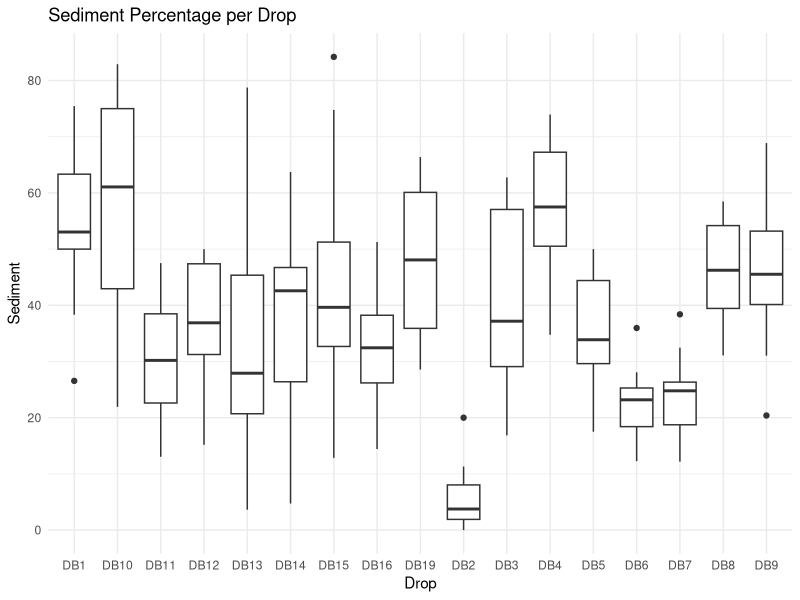

R code for this plot: (Note: this script raises an error after producing the figure.)

# Doubtless bay percent cover
################################

# Setting up data

## Set Working directory
setwd("C:/Users/yassy/OneDrive - Victoria University of Wellington - STAFF/PhD/Video_Analysis_Communities/DoubtlessBay")


## Load in data frame

library(readr)
db_df <- read.csv("DB_PercentCover.csv")


# CHECK rows add to 100

## Identify metadata and species columns
metadata_cols <- c("Image.ID", "Image.name", "Location", "Drop", "Depth", "Latitude", "Longitude", "Site", "Sediment_mean", "Sediment_cat")
species_cols <- setdiff(names(db_df), metadata_cols)

## Calculate row sums for percent cover columns
db_df$row_sum <- rowSums(db_df[species_cols], na.rm = TRUE)

## Check summary statistics for row sums
summary(db_df$row_sum)
View(db_df)

# Delete row_sum
library(dplyr)
db_df <- db_df %>% select(-row_sum)



# Remove "Other"

db_df_no_other <- db_df %>%
  select(-Other)

## Identify metadata columns
metadata_cols <- c("Image.ID", "Image.name", "Location", "Drop", "Depth", "Latitude", "Longitude", "Site", "Sediment_mean", "Sediment_cat")
## Identify species columns (excluding "Other")
species_cols <- setdiff(names(db_df_no_other), metadata_cols)

## Calculate the sum of percent cover for each image (excluding "Other")
db_df_no_other <- db_df_no_other %>%
  rowwise() %>%
  mutate(total_cover = sum(c_across(all_of(species_cols)), na.rm = TRUE)) %>%
  ungroup()

## Rescale each species column so the sum is 100% per image
db_df_final <- db_df_no_other %>%
  mutate(across(all_of(species_cols), ~ .x / total_cover * 100))


# CHECK rows add to 100

## Calculate the row sums of the species columns
db_df_final <- db_df_final %>%
  rowwise() %>%
  mutate(row_sum = sum(c_across(all_of(species_cols)), na.rm = TRUE)) %>%
  ungroup()

# Check the summary of row_sum
summary(db_df_final$row_sum)

# REMOVE row_sum and total_cover
db_df_final <- db_df_final %>% select(-row_sum, -total_cover)


## Split into categories

meta <- db_df_final[, 1:8]                      # Drop, Site, etc
groups <- db_df_final[, 9:ncol(db_df_final)]          # Groups of species


##########################################

# Investigation

#####
## Plot sediment % per site
#####

library(ggplot2)

ggplot(db_df_final, aes(x = Drop, y = Sediment)) + 
  geom_boxplot() + 
  theme_minimal() + 
  labs(title = "Sediment Percentage per Drop")



######
## PERMANOVA - sediment predictor of community composition
######

# Remove "Sediment"

db_df_no_sedi <- db_df_final %>%
  select(-Sediment)

## Identify metadata columns
metadata_cols <- c("Image.ID", "Image.name", "Location", "Drop", "Depth", "Latitude", "Longitude", "Site", "Sediment_mean", "Sediment_cat")
## Identify species columns (excluding "Other")
species_cols <- setdiff(names(db_df_no_sedi), metadata_cols)

## Calculate the sum of percent cover for each image (excluding "Other")
db_df_no_sedi <- db_df_no_sedi %>%
  rowwise() %>%
  mutate(total_cover = sum(c_across(all_of(species_cols)), na.rm = TRUE)) %>%
  ungroup()

## Rescale each species column so the sum is 100% per image
db_df_no_sedi_final <- db_df_no_sedi %>%
  mutate(across(all_of(species_cols), ~ .x / total_cover * 100))

# REMOVE and total_cover
db_df_no_sedi_final <- db_df_no_sedi_final %>% select(-total_cover)


no_sedi_nosed <- db_df_no_sedi_final %>%
  select(-c(1:8))  # Exclude sediment and metadata

sediment_vector <- db_df_final$Sediment

# No sediment - continuous sediment vector
set.seed(777)
adonis2(no_sedi_nosed ~ sediment_vector, method = "bray", permutations = 999)

# With sediment
adonis2(groups ~ sediment_vector, method = "bray", permutations = 999)

# Drop permanova
drop_vector <- db_df_final$Drop
adonis2(no_sedi_nosed ~ drop_vector, method = "bray", permutations = 999)

# Depth permanova
adonis2(no_sedi_nosed ~ db_df_final$Depth, method = "bray", permutations = 999)


# create sediment categories
db_df_final <- db_df_final %>%
  mutate(Sediment_cat_3 = cut(
    Sediment,
    breaks = c(-Inf, 33, 66, Inf),
    labels = c("Low", "Medium", "High"),
    right = FALSE
  ))



# Categorical sediment vector
adonis2(no_sedi_nosed ~ db_df_final$Sediment_cat_3, method = "bray", permutations = 999)

# Post-hoc SIMPER
simper_res <- simper(no_sedi_nosed, db_df_final$Sediment_cat_3)


#############################################


# Mean sediment cover per drop and add as new column
library(dplyr)



db_df_final <- db_df_final %>%
  group_by(Drop) %>%
  mutate(Sediment_mean = mean(Sediment, na.rm = TRUE)) %>%
  ungroup() %>%
  mutate(Sediment_cat = cut(
    Sediment_mean,
    breaks = c(-Inf, 10, 25, 50, 75, Inf),
    labels = c("0–10%", "10–25%", "25–50%", "50–75%", "75–100%"),
    right = FALSE
  ))


## add sediment data to end of the df that excludes sediment
db_df_no_sedi_final <- db_df_no_sedi_final %>% left_join(db_df_final %>% select(Image.ID, Sediment_mean, Sediment_cat), by = "Image.ID")








# NMDS


## NMDS Ordination 
library(vegan)

set.seed(777)
nmds <- metaMDS(no_sedi_nosed, distance = "bray")


## Extract scores and add metadata
nmds_scores <- as.data.frame(scores(nmds)$sites)
nmds_scores$Drop <- db_df_no_sedi_final$Drop
nmds_scores$Image.ID <- db_df_no_sedi_final$Image.ID
nmds_scores$Sediment_mean <- db_df_no_sedi_final$Sediment_mean
nmds_scores$Sediment <- db_df_no_sedi_final$Sediment
nmds_scores$Sediment_cat <- db_df_no_sedi_final$Sediment_cat



# 17 drops, alternating solid and hollow shapes
solid_shapes  <- c(16, 17, 15, 18, 8, 7, 9, 11, 13)
hollow_shapes <- c(1, 2, 0, 5, 4, 3, 10, 12, 14)
shape_values  <- c(rbind(solid_shapes, hollow_shapes))[1:17]  # Interleave, then truncate to 17

# Assign each drop a shape
drops <- sort(unique(nmds_scores$Drop))
shape_map <- data.frame(
  Drop = drops,
  shape = shape_values
)

nmds_scores <- dplyr::left_join(nmds_scores, shape_map, by = "Drop")

# Sediment vector

library(vegan)

# Fit Sediment as a continuous environmental vector
fit <- envfit(nmds, db_df_final$Sediment, permutations = 999)

# Extract vector scores and correlation (r)
vector_scores <- as.data.frame(scores(fit, display = "vectors"))
vector_scores$variable <- rownames(vector_scores)
vector_scores$r <- fit$vectors$r


library(ggplot2)

ggplot(nmds_scores, aes(x = NMDS1, y = NMDS2,
                        shape = factor(Drop),
                        colour = Sediment_cat)) +
  geom_point(size = 4, stroke = 1.5, show.legend = TRUE) +
  scale_shape_manual(values = shape_map$shape) +
  scale_colour_manual(values = c(
    "0–10%" = "#1b9e77", 
    "10–25%" = "#d95f02",
    "25–50%" = "#7570b3",
    "50–75%" = "#e7298a",
    "75–100%" = "#66a61e"
  )) +
  # Overlay vector
  geom_segment(
    data = vector_scores,
    aes(x = 0, y = 0, xend = NMDS1, yend = NMDS2),
    arrow = arrow(length = unit(0.3, "cm")),
    colour = "black",
    linewidth = 1.2,
    inherit.aes = FALSE
  ) +
  geom_text(
    data = vector_scores,
    aes(x = NMDS1, y = NMDS2, label = variable),
    colour = "black",
    vjust = -1,
    fontface = "bold",
    inherit.aes = FALSE
  ) +
  labs(shape = "ROV Drop", colour = "Sediment (%)") +
  theme_bw()



ggplot(nmds_scores, aes(x = NMDS1, y = NMDS2)) +
  geom_point(aes(shape = factor(Drop), colour = Sediment_mean), size = 4, stroke = 1.25) +
  scale_shape_manual(values = shape_map$shape) +
  scale_color_viridis(
    name = "Sediment (%)",
    option = "D",      # Try "D" or "plasma" for variation
    direction = -1     # Darker = higher sediment
  ) +
  theme_minimal() +
  labs(shape = "ROV Drop", colour = "Sediment (%)") + 
  # Overlay vector
  geom_segment(
    data = vector_scores,
    aes(x = 0, y = 0, xend = NMDS1, yend = NMDS2),
    arrow = arrow(length = unit(0.3, "cm")),
    colour = "black",
    linewidth = 1.2,
    inherit.aes = FALSE
  ) +
  geom_text(
    data = vector_scores,
    aes(x = NMDS1, y = NMDS2, label = variable),
    colour = "black",
    vjust = -1,
    fontface = "bold",
    inherit.aes = FALSE
  ) +
  theme(
    legend.position = "right",
    legend.title = element_text(size = 11),
    legend.text = element_text(size = 9)
  )







###############################


# Import major groups

group_df <- read.csv("To_Major_Cats.csv")
group_df <- group_df %>%
  mutate(Species = make.names(Species))


library(dplyr)
library(tidyr)


# Pivot to long format
cover_long <- db_df_final %>%
  pivot_longer(
    cols = -(c(Image.ID, Image.name, Location, Drop, Depth, Latitude, Longitude, Site, Sediment_mean, Sediment_cat, Sediment_cat_3)), # adjust as needed
    names_to = "Species",
    values_to = "PercentCover"
  )

# Add Group column
cover_long_grouped <- cover_long %>%
  left_join(group_df, by = "Species")

# Summarise percent cover by group for each image

group_summary <- cover_long_grouped %>%
  group_by(Image.ID, Group) %>%
  summarise(TotalPercentCover = sum(PercentCover, na.rm = TRUE), .groups = "drop")

metadata <- db_df_final %>%
  select(Image.ID, Image.name, Location, Drop, Depth, Latitude, Longitude, Site, Sediment_mean, Sediment_cat) %>%  # add/remove columns as needed
  distinct()

# FINAL GROUPED FRAME LONG
group_summary_long <- group_summary %>%
  left_join(metadata, by = "Image.ID")

# FINAL GROUPED FRAME WIDE
group_summary_wide <- group_summary_long %>%
  pivot_wider(names_from = Group, values_from = TotalPercentCover, values_fill = 0)


######## 

# Bar chart average abundance by major groups

library(dplyr)

## Calculate mean percent cover per group
group_means <- group_summary_long %>%
  group_by(Group) %>%
  summarise(MeanPercentCover = mean(TotalPercentCover, na.rm = TRUE))

## SE calculation
group_means <- group_summary_long %>%
  group_by(Group) %>%
  summarise(
    MeanPercentCover = mean(TotalPercentCover, na.rm = TRUE),
    SE = sd(TotalPercentCover, na.rm = TRUE) / sqrt(n()),
    .groups = "drop"
  )


## Bar plot overall abundance major groups
library(ggplot2)

ggplot(group_means, aes(x = reorder(Group, -MeanPercentCover), y = MeanPercentCover, fill = Group)) +
  geom_bar(stat = "identity") +
  geom_errorbar(aes(ymin = MeanPercentCover - SE, ymax = MeanPercentCover + SE), width = 0.2) +
  labs(x = NULL, y = "Abundance (% cover)") +
  theme_minimal() +
  theme(axis.text.x = element_text(angle = 45, hjust = 1))



#  Calculate mean percent cover per group per Drop
group_means_by_drop <- group_summary_long %>%
  group_by(Drop, Group) %>%
  summarise(MeanPercentCover = mean(TotalPercentCover, na.rm = TRUE), .groups = "drop")

library(tidytext)

group_means_by_drop <- group_means_by_drop %>%
  mutate(Drop_ordered = reorder_within(Drop, MeanPercentCover, Group))

group_means_by_drop <- group_summary_long %>%
  group_by(Drop, Group) %>%
  summarise(
    MeanPercentCover = mean(TotalPercentCover, na.rm = TRUE),
    SE = sd(TotalPercentCover, na.rm = TRUE) / sqrt(n()),
    .groups = "drop"
  )



ggplot(group_means_by_drop, aes(x = reorder(Group, -MeanPercentCover), y = MeanPercentCover, fill = Group)) +
  geom_bar(stat = "identity") +
  geom_errorbar(aes(ymin = MeanPercentCover - SE, ymax = MeanPercentCover + SE), width = 0.2) +
  facet_wrap(~ Drop, nrow = 4, ncol= 5) +  # One wide row of panes, one per Drop
  labs(x = NULL, y = "Abundance (% cover)") +
  theme_minimal() +
  theme(axis.text.x = element_blank(), axis.ticks.x = element_blank(), legend.position = "bottom", legend.direction = "horizontal")



# NMDS

groups_major <- group_summary_wide[, 11:ncol(group_summary_wide)]

## NMDS Ordination 
library(vegan)
nmds <- metaMDS(groups_major, distance = "bray")


## Extract scores and add metadata
nmds_scores <- as.data.frame(scores(nmds)$sites)
nmds_scores$Drop <- group_summary_wide$Drop
nmds_scores$Sediment_cat <- group_summary_wide$Sediment_cat


# Example: 17 drops, alternating solid and hollow shapes
solid_shapes  <- c(16, 17, 15, 18, 8, 7, 9, 11, 13)
hollow_shapes <- c(1, 2, 0, 5, 4, 3, 10, 12, 14)
shape_values  <- c(rbind(solid_shapes, hollow_shapes))[1:17]  # Interleave, then truncate to 17

# Assign each drop a shape
drops <- sort(unique(nmds_scores$Drop))
shape_map <- data.frame(
  Drop = drops,
  shape = shape_values
)

nmds_scores <- dplyr::left_join(nmds_scores, shape_map, by = "Drop")

# Sediment vector

library(vegan)

# Fit Sediment as a continuous environmental vector
fit <- envfit(nmds, group_summary_wide$Sediment, permutations = 999)

# Extract vector scores and correlation (r)
vector_scores <- as.data.frame(scores(fit, display = "vectors"))
vector_scores$variable <- rownames(vector_scores)
vector_scores$r <- fit$vectors$r




library(ggplot2)

ggplot(nmds_scores, aes(x = NMDS1, y = NMDS2,
                        shape = factor(Drop),
                        colour = Sediment_cat)) +
  geom_point(size = 4, stroke = 1.5, show.legend = TRUE) +
  scale_shape_manual(values = shape_map$shape) +
  scale_colour_manual(values = c(
    "0–10%" = "#1b9e77", 
    "10–25%" = "#d95f02",
    "25–50%" = "#7570b3",
    "50–75%" = "#e7298a",
    "75–100%" = "#66a61e"
  )) +
  # Overlay vector if present
  geom_segment(
    data = vector_scores,
    aes(x = 0, y = 0, xend = NMDS1, yend = NMDS2),
    arrow = arrow(length = unit(0.3, "cm")),
    colour = "black",
    linewidth = 1.2,
    inherit.aes = FALSE
  ) +
  geom_text(
    data = vector_scores,
    aes(x = NMDS1, y = NMDS2, label = variable),
    colour = "black",
    vjust = -1,
    fontface = "bold",
    inherit.aes = FALSE
  ) +
  labs(shape = "ROV Drop", colour = "Sediment (%)") +
  theme_bw()
